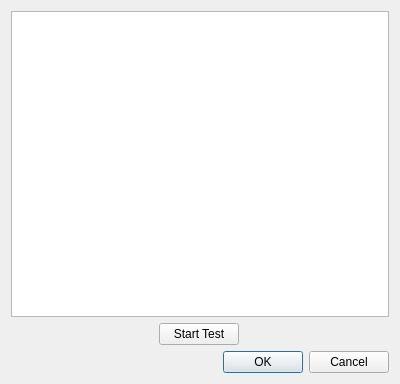
<ui version="4.0" >
 <class>UnitTestGuiBase</class>
 <widget class="QDialog" name="UnitTestGuiBase" >
  <property name="geometry" >
   <rect>
    <x>0</x>
    <y>0</y>
    <width>400</width>
    <height>384</height>
   </rect>
  </property>
  <property name="windowTitle" >
   <string>Unit test fort the Egt Exif engine</string>
  </property>
  <layout class="QGridLayout" name="gridLayout" >
   <item row="0" column="0" colspan="3" >
    <widget class="QTextEdit" name="teOutput" />
   </item>
   <item row="1" column="0" >
    <spacer name="horizontalSpacer" >
     <property name="orientation" >
      <enum>Qt::Horizontal</enum>
     </property>
     <property name="sizeHint" stdset="0" >
      <size>
       <width>143</width>
       <height>20</height>
      </size>
     </property>
    </spacer>
   </item>
   <item row="1" column="1" >
    <widget class="QPushButton" name="pbtnStartTest" >
     <property name="maximumSize" >
      <size>
       <width>100</width>
       <height>16777215</height>
      </size>
     </property>
     <property name="text" >
      <string>Start Test</string>
     </property>
    </widget>
   </item>
   <item row="1" column="2" >
    <spacer name="horizontalSpacer_2" >
     <property name="orientation" >
      <enum>Qt::Horizontal</enum>
     </property>
     <property name="sizeHint" stdset="0" >
      <size>
       <width>144</width>
       <height>20</height>
      </size>
     </property>
    </spacer>
   </item>
   <item row="2" column="0" colspan="3" >
    <widget class="QDialogButtonBox" name="buttonBox" >
     <property name="orientation" >
      <enum>Qt::Horizontal</enum>
     </property>
     <property name="standardButtons" >
      <set>QDialogButtonBox::Cancel|QDialogButtonBox::Ok</set>
     </property>
    </widget>
   </item>
  </layout>
 </widget>
 <resources/>
 <connections>
  <connection>
   <sender>buttonBox</sender>
   <signal>accepted()</signal>
   <receiver>UnitTestGuiBase</receiver>
   <slot>accept()</slot>
   <hints>
    <hint type="sourcelabel" >
     <x>248</x>
     <y>254</y>
    </hint>
    <hint type="destinationlabel" >
     <x>157</x>
     <y>274</y>
    </hint>
   </hints>
  </connection>
  <connection>
   <sender>buttonBox</sender>
   <signal>rejected()</signal>
   <receiver>UnitTestGuiBase</receiver>
   <slot>reject()</slot>
   <hints>
    <hint type="sourcelabel" >
     <x>316</x>
     <y>260</y>
    </hint>
    <hint type="destinationlabel" >
     <x>286</x>
     <y>274</y>
    </hint>
   </hints>
  </connection>
 </connections>
</ui>
